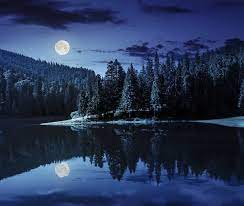
#> input picture PRODIGY_CS_02/Moonlight.jpg, 244 x 206 px
$ python Pixel_Manipulation.py
#> lines starting #> are read from the running program, lines starting #| are printed output that depends on the picture
from PIL import Image
import numpy as np

def encrypt_image(image_path, key):
    original_image = Image.open(image_path)

    image_array = np.array(original_image)

    encrypted_array = np.bitwise_xor(image_array, key)

    encrypted_image = Image.fromarray(encrypted_array.astype(np.uint8))

    encrypted_image.save("encrypted_image.png")
    print("Image encrypted Successfully!")


def decrypt_image(encrypted_image_path, key):
    encrypted_image = Image.open(encrypted_image_path)

    encrypted_array = np.array(encrypted_image)

    decrypted_array = np.bitwise_xor(encrypted_array, key)

    decrypted_image = Image.fromarray(decrypted_array.astype(np.uint8))

    # Save the decrypted image
    decrypted_image.save("decrypted_image.png")
    print("Image decrypted successfully!")


def main():
    image_path = "Moonlight.jpg"

    # Get the dimensions and channels of the image
    original_image = Image.open(image_path)
#> original_image is the input picture: PIL image 244x206 RGB; mean R, G, B 39.6, 53.3, 85.2
    height, width, channels = np.array(original_image).shape
#> height = 206; width = 244; channels = 3

    # Generate a random key based on the image dimensions and channels
    key = np.random.randint(0, 255, size=(height, width, channels), dtype=np.uint8)

    # Encrypt the image
    encrypt_image(image_path, key)
#> in encrypt_image, `encrypted_array = np.bitwise_xor(image_array, key)`:
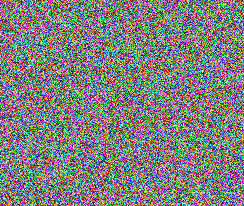
#> encrypted_array: shape (206, 244, 3); mean R, G, B 126.7, 127.7, 126.7

    # Decrypt the image
    decrypt_image("encrypted_image.png", key)


if __name__ == "__main__":
    main()
